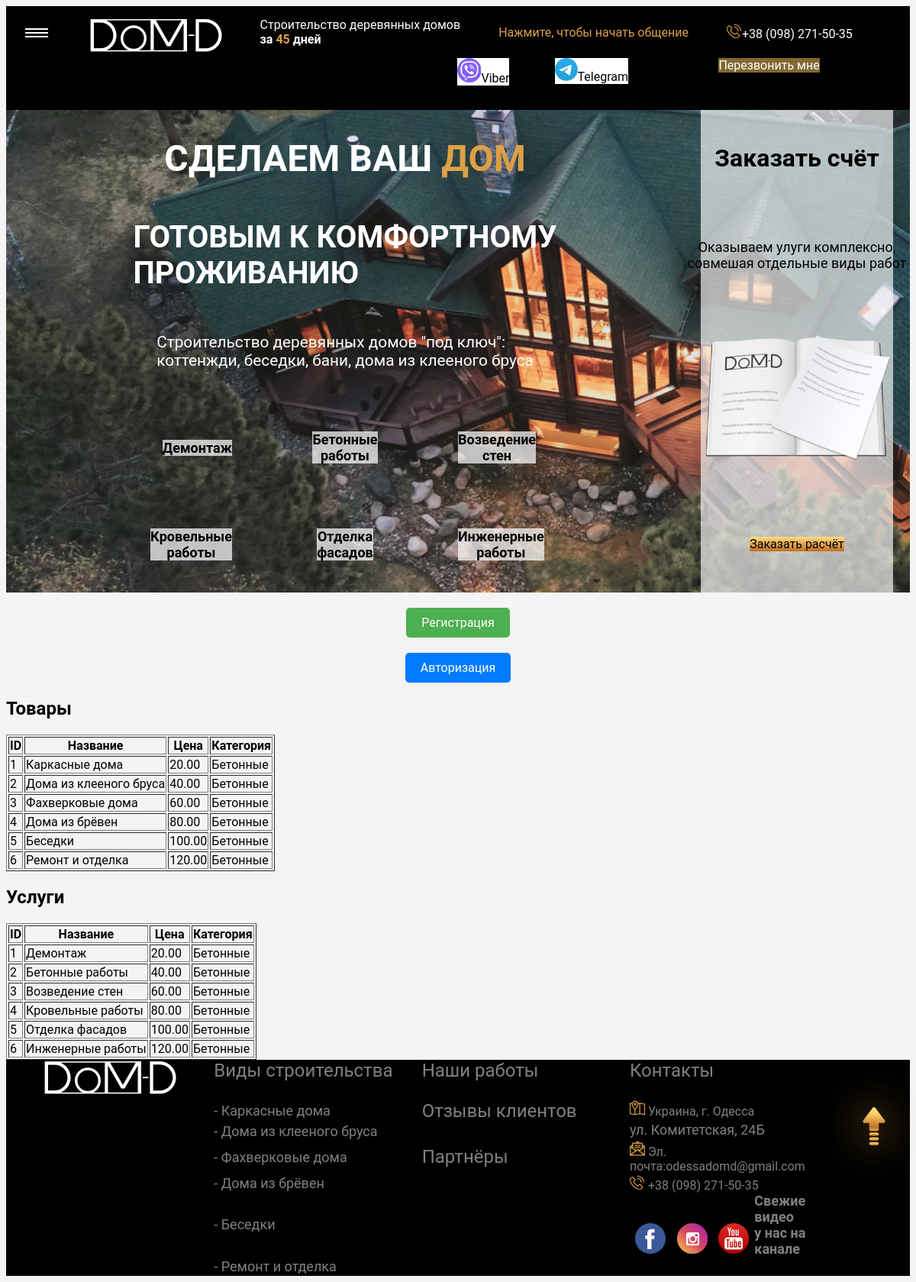
The page / on the database its author committed.
### index.php (the view, shortened to what this page needs)
<!DOCTYPE html>
<html lang="en">
	<head>
		<link rel="stylesheet" href="assets\css\styles.css">
		<link rel="stylesheet" href="https://cdn.jsdelivr.net/npm/swiper@8/swiper-bundle.min.css" />
		<link rel="stylesheet" href="https://cdn.jsdelivr.net/npm/swiper@8/swiper-bundle.min.css" />
	</head>
	<body>
		<header>
			<div class="header">
				<div class="header_header1">
					<div class="header_header1_burger">
						<div class="menu-btn">
							<span></span>
							<span></span>
							<span></span>
						</div>
					</div>
					<div class="header_header1_logo"><img src="assets\images\logo.png" /></div>
					<div class="header_header1_inscription1">Строительство деревянных домов<br /><b>за <span>45</span> дней</b></div>
					<div class="header_header1_inscription2">Нажмите, чтобы начать общение</div>
					<div class="header_header1_phone"><img src="assets\images\calling.png">+38 (098) 271-50-35</div>
				</div>
				<div class="header_header2">
					<div class="header_header2_viber-button"><a href="https://www.viber.com"><img src="assets\images\viber.png">Viber</a></div>
					<div class="header_header2_telegram-button"><a href="https://www.telegram.com"><img src="assets\images\telegram.png">Telegram</a></div>
					<div class="header_header2_button-button">Перезвонить мне</div>
				</div>
			</div>
		</header>
		<div class="fblock">
			<div class="house">
				<div class="house_inscription1"><b>СДЕЛАЕМ ВАШ <span>ДОМ</span></b></div>
				<div class="house_inscription2"><b>ГОТОВЫМ К КОМФОРТНОМУ<br />ПРОЖИВАНИЮ</b></div>
				<div class="house_inscription3">Строительство деревянных домов "под ключ":<br />коттенжди, беседки, бани, дома из клееного бруса</div>
				<div class="house_button1-button"><a href="asdgdasg.com"><b>Демонтаж</b></a></div>
				<div class="house_button2-button"><a href="asdgdasg.com"><b>Бетонные<br />работы</b></a></div>
				<div class="house_button3-button"><a href="asdgdasg.com"><b>Возведение<br />стен</b></a></div>
				<div class="house_button4-button"><a href="asdgdasg.com"><b>Кровельные<br />работы</b></a></div>
				<div class="house_button5-button"><a href="asdgdasg.com"><b>Отделка<br />фасадов</b></a></div>
				<div class="house_button6-button"><a href="asgasg.com"><b>Инженерные<br />работы</b></a></div>
				<div class="house_title"><b>Заказать счёт</b></div>
				<div class="house_inscription4">Оказываем улуги комплексно,<br />совмешая отдельные виды работ</div>
				<div class="house_book"><img src="assets\images\book.png"></div>
				<div class="house_button7-button"><a href="#">Заказать расчёт</a></div>
			</div>
		</div>
		<div class="registration-button">
        	<a href="registration.php">Регистрация</a>
    	</div>
		<div class="authorization-button">
        	<a href="authorization.php">Авторизация</a>
    	</div>
		<?php
			$servername = "localhost";
			$username = "root";
			$password = "1aviro";
			$dbname = "pssip";
			$conn = new mysqli($servername, $username, $password, $dbname);
			$query_tovary = "SELECT Товары.IdТовара, Товары.Название AS Товар, Товары.Цена, Категория.Название AS Категория
							FROM Товары
							JOIN Категория ON Товары.idКатегории = Категория.idКатегории";
			$result_tovary = $conn->query($query_tovary);
			$query_uslugi = "SELECT Услуги.idУслуги, Услуги.Название AS Услуга, Услуги.Цена, Категория.Название AS Категория
							FROM Услуги
							JOIN Категория ON Услуги.idКатегории = Категория.idКатегории";
			$result_uslugi = $conn->query($query_uslugi);
			?>
			<!DOCTYPE html>
			<html lang="ru">
			<head>
				<link rel="stylesheet" href="assets/css/styles.css">
			</head>
			<body>
				<h2>Товары</h2>
				<table border="1">
					<tr>
						<th>ID</th>
						<th>Название</th>
						<th>Цена</th>
						<th>Категория</th>
					</tr>
					<?php while ($row = $result_tovary->fetch_assoc()): ?>
						<tr>
							<td><?php echo $row['IdТовара']; ?></td>
							<td><?php echo $row['Товар']; ?></td>
							<td><?php echo $row['Цена']; ?></td>
							<td><?php echo $row['Категория']; ?></td>
						</tr>
					<?php endwhile; ?>
				</table>
				<h2>Услуги</h2>
				<table border="1">
					<tr>
						<th>ID</th>
						<th>Название</th>
						<th>Цена</th>
						<th>Категория</th>
					</tr>
					<?php while ($row = $result_uslugi->fetch_assoc()): ?>
						<tr>
							<td><?php echo $row['idУслуги']; ?></td>
							<td><?php echo $row['Услуга']; ?></td>
							<td><?php echo $row['Цена']; ?></td>
							<td><?php echo $row['Категория']; ?></td>
						</tr>
					<?php endwhile; ?>
				</table>
			</body>
			</html>
		<footer>
			<div class="footer">
				<div class="footer_logo"><img src="assets\images\logo.png"></div>
				<div class="footer_vid">Виды строительства</div>
				<div class="footer_vids1"><a href="#services">- Каркасные дома</a></div>
				<div class="footer_vids2"><a href="#services">- Дома из клееного бруса</a></div>
				<div class="footer_vids3"><a href="#services">- Фахверковые дома</a></div>
				<div class="footer_vids4"><a href="#services">- Дома из брёвен</a></div>
				<div class="footer_vids5"><a href="#services">- Беседки</a></div>
				<div class="footer_vids6"><a href="#services">- Ремонт и отделка</a></div>
				<div class="footer_works">Наши работы</div>
				<div class="footer_review">Отзывы клиентов</div>
				<div class="footer_partners">Партнёры</div>
				<div class="footer_contact">Контакты</div>
				<div class="footer_geo"><img src="assets\images\geo.png"> Украина, г. Одесса</div>
				<div class="footer_text">ул. Комитетская, 24Б</div>
				<div class="footer_mail"><img src="assets\images\mail.png"> Эл. почта:odessadomd@gmail.com</div>
				<div class="footer_calling"><img src="assets\images\calling.png"> +38 (098) 271-50-35</div>
				<div class="footer_videos">
					<div class="footer_videos_facebook"><img src="assets\images\facebook.png"></div>
					<div class="footer_videos_instagram"><img src="assets\images\instagram.png"></div>
					<div class="footer_videos_youtube"><img src="assets\images\YouTube.png"></div>
					<div class="footer_videos_text"><b>Свежие видео<br />у нас на канале</b></div>
				</div>
				<div class="footer_arrow"><img src="assets\images\arrow.png"></div>
			</div>
		</footer>
	</body>
</html >

### rows shown on the page
товары: IdТовара "1", Название "Каркасные дома", Цена "20.00", idКатегории.Название "Бетонные"
товары: IdТовара "2", Название "Дома из клееного бруса", Цена "40.00", idКатегории.Название "Бетонные"
товары: IdТовара "3", Название "Фахверковые дома", Цена "60.00", idКатегории.Название "Бетонные"
товары: IdТовара "4", Название "Дома из брёвен", Цена "80.00", idКатегории.Название "Бетонные"
товары: IdТовара "5", Название "Беседки", Цена "100.00", idКатегории.Название "Бетонные"
товары: IdТовара "6", Название "Ремонт и отделка", Цена "120.00", idКатегории.Название "Бетонные"
услуги: idУслуги "1", Название "Демонтаж", Цена "20.00", idКатегории.Название "Бетонные"
услуги: idУслуги "2", Название "Бетонные работы", Цена "40.00", idКатегории.Название "Бетонные"
услуги: idУслуги "3", Название "Возведение стен", Цена "60.00", idКатегории.Название "Бетонные"
услуги: idУслуги "4", Название "Кровельные работы", Цена "80.00", idКатегории.Название "Бетонные"
услуги: idУслуги "5", Название "Отделка фасадов", Цена "100.00", idКатегории.Название "Бетонные"
услуги: idУслуги "6", Название "Инженерные работы", Цена "120.00", idКатегории.Название "Бетонные"
